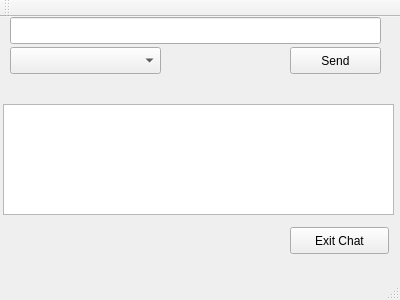
<?xml version="1.0" encoding="UTF-8"?>
<ui version="4.0">
 <class>clientWindow</class>
 <widget class="QMainWindow" name="clientWindow">
  <property name="geometry">
   <rect>
    <x>0</x>
    <y>0</y>
    <width>400</width>
    <height>300</height>
   </rect>
  </property>
  <property name="windowTitle">
   <string>clientWindow</string>
  </property>
  <widget class="QWidget" name="centralWidget">
   <widget class="QPushButton" name="exitChatButton">
    <property name="geometry">
     <rect>
      <x>290</x>
      <y>210</y>
      <width>99</width>
      <height>27</height>
     </rect>
    </property>
    <property name="text">
     <string>Exit Chat</string>
    </property>
   </widget>
   <widget class="QLineEdit" name="messageLine">
    <property name="geometry">
     <rect>
      <x>10</x>
      <y>0</y>
      <width>371</width>
      <height>27</height>
     </rect>
    </property>
   </widget>
   <widget class="QPushButton" name="sendButton">
    <property name="geometry">
     <rect>
      <x>290</x>
      <y>30</y>
      <width>91</width>
      <height>27</height>
     </rect>
    </property>
    <property name="text">
     <string>Send</string>
    </property>
   </widget>
   <widget class="QTextEdit" name="recieveArea">
    <property name="geometry">
     <rect>
      <x>3</x>
      <y>87</y>
      <width>391</width>
      <height>111</height>
     </rect>
    </property>
   </widget>
   <widget class="QComboBox" name="destinationSelect">
    <property name="geometry">
     <rect>
      <x>10</x>
      <y>30</y>
      <width>151</width>
      <height>27</height>
     </rect>
    </property>
   </widget>
  </widget>
  <widget class="QMenuBar" name="menuBar">
   <property name="geometry">
    <rect>
     <x>0</x>
     <y>0</y>
     <width>400</width>
     <height>25</height>
    </rect>
   </property>
  </widget>
  <widget class="QToolBar" name="mainToolBar">
   <attribute name="toolBarArea">
    <enum>TopToolBarArea</enum>
   </attribute>
   <attribute name="toolBarBreak">
    <bool>false</bool>
   </attribute>
  </widget>
  <widget class="QStatusBar" name="statusBar"/>
 </widget>
 <layoutdefault spacing="6" margin="11"/>
 <resources/>
 <connections/>
</ui>
